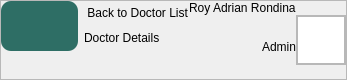
        <widget class="QFrame" name="Header">
         <property name="sizePolicy">
          <sizepolicy hsizetype="Expanding" vsizetype="Expanding">
           <horstretch>0</horstretch>
           <verstretch>0</verstretch>
          </sizepolicy>
         </property>
         <property name="minimumSize">
          <size>
           <width>0</width>
           <height>80</height>
          </size>
         </property>
         <property name="maximumSize">
          <size>
           <width>16777215</width>
           <height>80</height>
          </size>
         </property>
         <property name="cursor">
          <cursorShape>ArrowCursor</cursorShape>
         </property>
         <property name="frameShape">
          <enum>QFrame::StyledPanel</enum>
         </property>
         <property name="frameShadow">
          <enum>QFrame::Raised</enum>
         </property>
         <layout class="QHBoxLayout" name="horizontalLayout_3">
          <property name="spacing">
           <number>0</number>
          </property>
          <property name="leftMargin">
           <number>0</number>
          </property>
          <property name="topMargin">
           <number>0</number>
          </property>
          <property name="rightMargin">
           <number>0</number>
          </property>
          <property name="bottomMargin">
           <number>0</number>
          </property>
          <item alignment="Qt::AlignTop">
           <widget class="QWidget" name="BackButtonCon" native="true">
            <property name="sizePolicy">
             <sizepolicy hsizetype="Preferred" vsizetype="Fixed">
              <horstretch>0</horstretch>
              <verstretch>0</verstretch>
             </sizepolicy>
            </property>
            <property name="minimumSize">
             <size>
              <width>0</width>
              <height>50</height>
             </size>
            </property>
            <property name="maximumSize">
             <size>
              <width>16777215</width>
              <height>50</height>
             </size>
            </property>
            <property name="styleSheet">
             <string notr="true">#Title{
	font: 700 12pt &quot;Lexend&quot;;
}
#Subtitle {
	font: 300 8pt &quot;Lexend Light&quot;;
}
QLabel {
    padding: 0px;
    margin: 0px;
	text-align: left;
}
</string>
            </property>
            <layout class="QHBoxLayout" name="horizontalLayout">
             <property name="spacing">
              <number>6</number>
             </property>
             <property name="leftMargin">
              <number>0</number>
             </property>
             <property name="topMargin">
              <number>0</number>
             </property>
             <property name="rightMargin">
              <number>0</number>
             </property>
             <property name="bottomMargin">
              <number>0</number>
             </property>
             <item>
              <widget class="QPushButton" name="BackButton">
               <property name="minimumSize">
                <size>
                 <width>0</width>
                 <height>50</height>
                </size>
               </property>
               <property name="styleSheet">
                <string notr="true">QPushButton {
	font: 900 10pt &quot;Satoshi Black&quot;;
	background-color: #2E6E65;
 	border-radius: 10px;
	font-weight: bold;	
	font-size: 25px;
	color: #F4F7ED;
	text-align: left;
	padding: 5px 5px;
}</string>
               </property>
               <property name="text">
                <string/>
               </property>
               <property name="icon">
                <iconset resource="../Images/resources.qrc">
                 <normaloff>:/lucide/icons/arrow-left.svg</normaloff>:/lucide/icons/arrow-left.svg</iconset>
               </property>
               <property name="iconSize">
                <size>
                 <width>40</width>
                 <height>40</height>
                </size>
               </property>
              </widget>
             </item>
             <item>
              <widget class="QWidget" name="widget" native="true">
               <property name="sizePolicy">
                <sizepolicy hsizetype="Expanding" vsizetype="Expanding">
                 <horstretch>0</horstretch>
                 <verstretch>0</verstretch>
                </sizepolicy>
               </property>
               <property name="minimumSize">
                <size>
                 <width>0</width>
                 <height>0</height>
                </size>
               </property>
               <property name="maximumSize">
                <size>
                 <width>16777215</width>
                 <height>50</height>
                </size>
               </property>
               <layout class="QVBoxLayout" name="verticalLayout_5">
                <property name="spacing">
                 <number>0</number>
                </property>
                <property name="sizeConstraint">
                 <enum>QLayout::SetNoConstraint</enum>
                </property>
                <property name="leftMargin">
                 <number>0</number>
                </property>
                <property name="topMargin">
                 <number>0</number>
                </property>
                <property name="rightMargin">
                 <number>0</number>
                </property>
                <property name="bottomMargin">
                 <number>0</number>
                </property>
                <item alignment="Qt::AlignLeft|Qt::AlignVCenter">
                 <widget class="QLabel" name="Subtitle">
                  <property name="sizePolicy">
                   <sizepolicy hsizetype="Preferred" vsizetype="Preferred">
                    <horstretch>0</horstretch>
                    <verstretch>0</verstretch>
                   </sizepolicy>
                  </property>
                  <property name="minimumSize">
                   <size>
                    <width>0</width>
                    <height>0</height>
                   </size>
                  </property>
                  <property name="maximumSize">
                   <size>
                    <width>16777215</width>
                    <height>16777215</height>
                   </size>
                  </property>
                  <property name="text">
                   <string> Back to Doctor List</string>
                  </property>
                 </widget>
                </item>
                <item alignment="Qt::AlignVCenter">
                 <widget class="QLabel" name="Title">
                  <property name="enabled">
                   <bool>true</bool>
                  </property>
                  <property name="sizePolicy">
                   <sizepolicy hsizetype="Preferred" vsizetype="Preferred">
                    <horstretch>0</horstretch>
                    <verstretch>0</verstretch>
                   </sizepolicy>
                  </property>
                  <property name="minimumSize">
                   <size>
                    <width>0</width>
                    <height>0</height>
                   </size>
                  </property>
                  <property name="maximumSize">
                   <size>
                    <width>16777215</width>
                    <height>16777215</height>
                   </size>
                  </property>
                  <property name="text">
                   <string>Doctor Details</string>
                  </property>
                  <property name="textFormat">
                   <enum>Qt::PlainText</enum>
                  </property>
                  <property name="alignment">
                   <set>Qt::AlignLeading</set>
                  </property>
                  <property name="wordWrap">
                   <bool>true</bool>
                  </property>
                 </widget>
                </item>
               </layout>
              </widget>
             </item>
            </layout>
           </widget>
          </item>
          <item>
           <layout class="QHBoxLayout" name="UserPanel">
            <property name="rightMargin">
             <number>0</number>
            </property>
            <item>
             <layout class="QVBoxLayout" name="UserInfo">
              <property name="spacing">
               <number>0</number>
              </property>
              <item alignment="Qt::AlignRight">
               <widget class="QLabel" name="UserName">
                <property name="text">
                 <string>Roy Adrian Rondina</string>
                </property>
                <property name="alignment">
                 <set>Qt::AlignLeading</set>
                </property>
               </widget>
              </item>
              <item alignment="Qt::AlignRight">
               <widget class="QLabel" name="UserType">
                <property name="text">
                 <string>Admin</string>
                </property>
                <property name="alignment">
                 <set>Qt::AlignLeading</set>
                </property>
               </widget>
              </item>
             </layout>
            </item>
            <item>
             <widget class="QFrame" name="Profile">
              <property name="sizePolicy">
               <sizepolicy hsizetype="Fixed" vsizetype="Fixed">
                <horstretch>0</horstretch>
                <verstretch>0</verstretch>
               </sizepolicy>
              </property>
              <property name="minimumSize">
               <size>
                <width>50</width>
                <height>50</height>
               </size>
              </property>
              <property name="maximumSize">
               <size>
                <width>50</width>
                <height>50</height>
               </size>
              </property>
              <property name="frameShape">
               <enum>QFrame::StyledPanel</enum>
              </property>
              <property name="frameShadow">
               <enum>QFrame::Raised</enum>
              </property>
              <layout class="QVBoxLayout" name="verticalLayout_3">
               <property name="spacing">
                <number>0</number>
               </property>
               <property name="leftMargin">
                <number>0</number>
               </property>
               <property name="topMargin">
                <number>0</number>
               </property>
               <property name="rightMargin">
                <number>0</number>
               </property>
               <property name="bottomMargin">
                <number>0</number>
               </property>
               <item>
                <widget class="QGraphicsView" name="ProfilePic">
                 <property name="enabled">
                  <bool>true</bool>
                 </property>
                 <property name="sizePolicy">
                  <sizepolicy hsizetype="Preferred" vsizetype="Preferred">
                   <horstretch>0</horstretch>
                   <verstretch>0</verstretch>
                  </sizepolicy>
                 </property>
                 <property name="minimumSize">
                  <size>
                   <width>0</width>
                   <height>0</height>
                  </size>
                 </property>
                </widget>
               </item>
              </layout>
             </widget>
            </item>
           </layout>
          </item>
         </layout>
        </widget>
